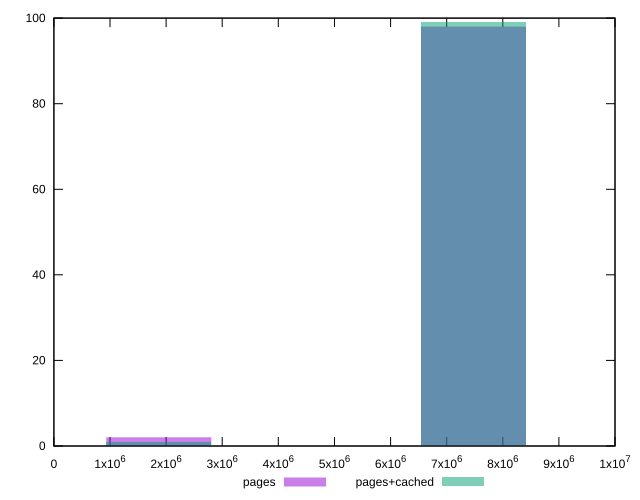

Here is the gnuplot script that generated this plot:
reset
set terminal svg size 640, 500 enhanced background rgb 'white'
set output "reprap/total-byte-weight/comparison/histogram/1_vs_2.svg"

$pages <<EOF
1869443.6467904563 2
7477774.587161825 98
EOF

$pagesCached <<EOF
1869443.6467904563 1
7477774.587161825 99
EOF

set key outside below
set boxwidth 1869443.6467904563
set yrange [0:100]
set style fill transparent solid 0.5 noborder

plot \
  $pages title "pages" with boxes, \
  $pagesCached title "pages+cached" with boxes, \


reset
